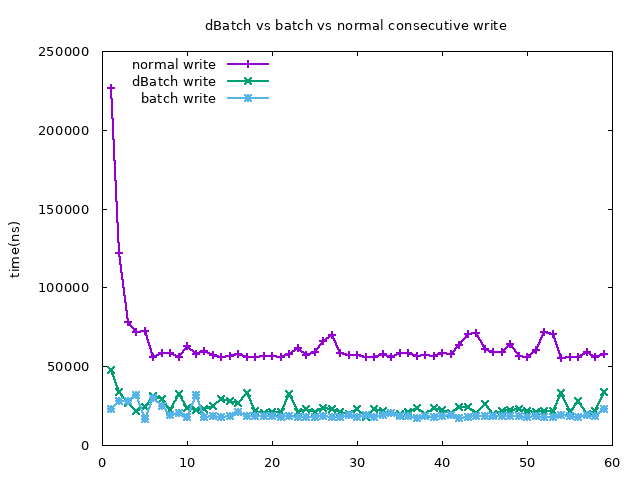

Reproduce this figure in gnuplot.
reset
set ylabel 'time(ns)'
set title 'dBatch vs batch vs normal consecutive write'
set key left top
set term png enhanced font 'Verdana,10'
set output 'exp1.png'

plot [:][:] \
'n3.out' using ($0+1):1 with linespoints linewidth 2 title "normal write",\
'db3.out' using ($0+1):1 with linespoints linewidth 2 title "dBatch write", \
'b3.out' using ($0+1):1 with linespoints linewidth 2 title "batch write"